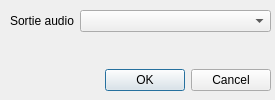
<?xml version="1.0" encoding="UTF-8"?>
<ui version="4.0">
 <class>PreferencesPanel</class>
 <widget class="QDialog" name="PreferencesPanel">
  <property name="geometry">
   <rect>
    <x>0</x>
    <y>0</y>
    <width>275</width>
    <height>100</height>
   </rect>
  </property>
  <property name="windowTitle">
   <string>Preferences</string>
  </property>
  <widget class="QWidget" name="layoutWidget">
   <property name="geometry">
    <rect>
     <x>10</x>
     <y>10</y>
     <width>261</width>
     <height>81</height>
    </rect>
   </property>
   <layout class="QVBoxLayout" name="verticalLayout">
    <item>
     <layout class="QFormLayout" name="formLayout">
      <item row="0" column="0">
       <widget class="QLabel" name="lblDeviceOut">
        <property name="text">
         <string>Sortie audio</string>
        </property>
       </widget>
      </item>
      <item row="0" column="1">
       <widget class="QComboBox" name="comboBoxOutput"/>
      </item>
     </layout>
    </item>
    <item>
     <widget class="QDialogButtonBox" name="buttonBox">
      <property name="orientation">
       <enum>Qt::Horizontal</enum>
      </property>
      <property name="standardButtons">
       <set>QDialogButtonBox::Cancel|QDialogButtonBox::Ok</set>
      </property>
     </widget>
    </item>
   </layout>
  </widget>
 </widget>
 <resources/>
 <connections>
  <connection>
   <sender>buttonBox</sender>
   <signal>accepted()</signal>
   <receiver>PreferencesPanel</receiver>
   <slot>accept()</slot>
   <hints>
    <hint type="sourcelabel">
     <x>248</x>
     <y>254</y>
    </hint>
    <hint type="destinationlabel">
     <x>157</x>
     <y>274</y>
    </hint>
   </hints>
  </connection>
  <connection>
   <sender>buttonBox</sender>
   <signal>rejected()</signal>
   <receiver>PreferencesPanel</receiver>
   <slot>reject()</slot>
   <hints>
    <hint type="sourcelabel">
     <x>316</x>
     <y>260</y>
    </hint>
    <hint type="destinationlabel">
     <x>286</x>
     <y>274</y>
    </hint>
   </hints>
  </connection>
 </connections>
</ui>
